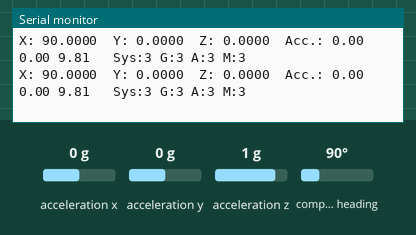
Bench run of a sketch on a simulated Arduino Uno, built with avr-gcc and run on an emulated ATmega328P. Parts: the last lines printed to the serial monitor. Inputs (shaded band) come from the test bench; at power-on: acceleration x 0 g, acceleration y 0 g, acceleration z 1 g, compass heading 90°.

Above: at 3.2 s.
3.3 s: acceleration x set to -1.4 g
At 3.51 s:
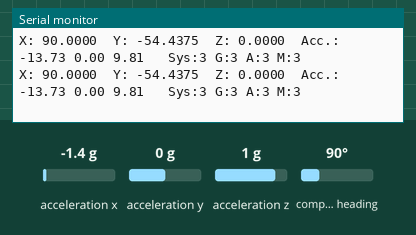
4.8 s: acceleration y set to -1.4 g
At 4.9 s:
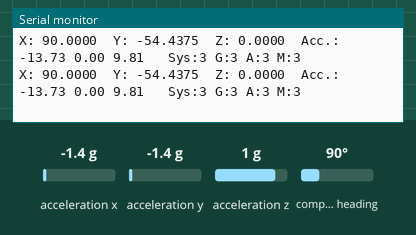
6.3 s: acceleration z set to -1.4 g
At 6.4 s:
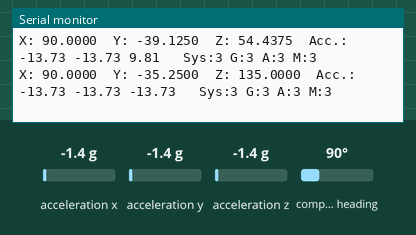
7.8 s: compass heading set to 180°
At 7.9 s:
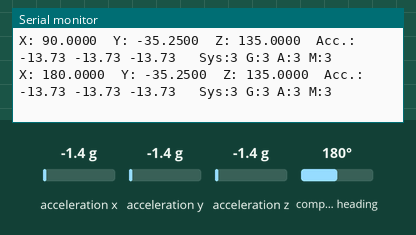
10.8 s: acceleration x set to -0.8 g
At 10.9 s:
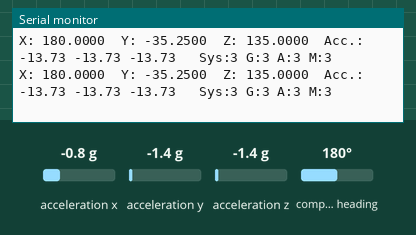
13.8 s: acceleration x set to 1.4 g
At 13.9 s:
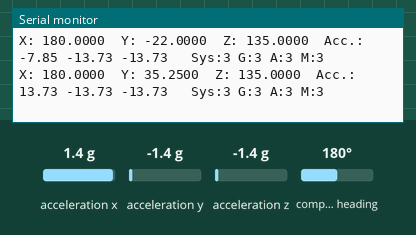
Timing chart, 0 to 16.8 s (numbered marks = the images above; inputs shaded):
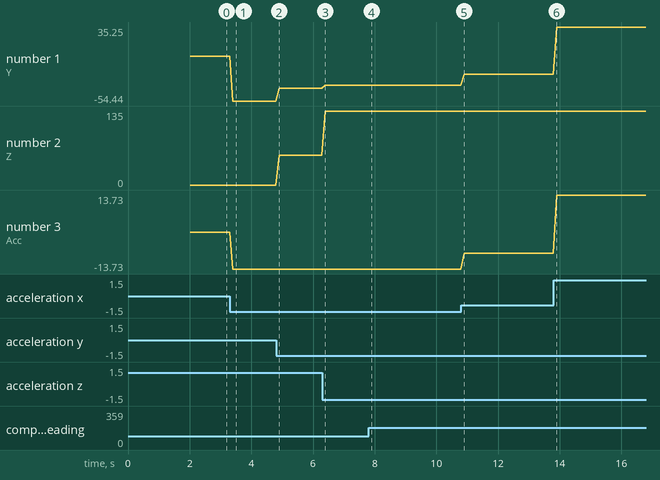

The sketch:

sensorapimodified.ino
```cpp
#include <Wire.h>
#include <Adafruit_Sensor.h>
#include <Adafruit_BNO055.h>
#include <utility/imumaths.h>

/* This driver uses the Adafruit unified sensor library (Adafruit_Sensor),
   which provides a common 'type' for sensor data and some helper functions.

   To use this driver you will also need to download the Adafruit_Sensor
   library and include it in your libraries folder.

   You should also assign a unique ID to this sensor for use with
   the Adafruit Sensor API so that you can identify this particular
   sensor in any data logs, etc.  To assign a unique ID, simply
   provide an appropriate value in the constructor below (12345
   is used by default in this example).

   Connections
   ===========
   Connect SCL to SCL pin (analog 5 on Arduino UNO)
   Connect SDA to SDA pin (analog 4 on Arduino UNO)
   Connect VDD to 3-5V DC (depending on your board's logic level)
   Connect GROUND to common ground

   History
   =======
   2015/MAR/03  - First release (KTOWN)
   2015/AUG/27  - Added calibration and system status helpers
*/

/* Set the delay between fresh samples */
#define BNO055_SAMPLERATE_DELAY_MS (100)

// Check I2C device address and correct line below (by default address is 0x29 or 0x28)
//                                   id, address
Adafruit_BNO055 bno = Adafruit_BNO055(55, 0x28, &Wire);

/**************************************************************************/
/*
    Displays some basic information on this sensor from the unified
    sensor API sensor_t type (see Adafruit_Sensor for more information)
*/
/**************************************************************************/
void displaySensorDetails(void)
{
  sensor_t sensor;
  bno.getSensor(&sensor);
  Serial.println("------------------------------------");
  Serial.print  ("Sensor:       "); Serial.println(sensor.name);
  Serial.print  ("Driver Ver:   "); Serial.println(sensor.version);
  Serial.print  ("Unique ID:    "); Serial.println(sensor.sensor_id);
  Serial.print  ("Max Value:    "); Serial.print(sensor.max_value); Serial.println(" xxx");
  Serial.print  ("Min Value:    "); Serial.print(sensor.min_value); Serial.println(" xxx");
  Serial.print  ("Resolution:   "); Serial.print(sensor.resolution); Serial.println(" xxx");
  Serial.println("------------------------------------");
  Serial.println("");
  delay(500);
}

/**************************************************************************/
/*
    Display some basic info about the sensor status
*/
/**************************************************************************/
void displaySensorStatus(void)
{
  /* Get the system status values (mostly for debugging purposes) */
  uint8_t system_status, self_test_results, system_error;
  system_status = self_test_results = system_error = 0;
  bno.getSystemStatus(&system_status, &self_test_results, &system_error);

  /* Display the results in the Serial Monitor */
  Serial.println("");
  Serial.print("System Status: 0x");
  Serial.println(system_status, HEX);
  Serial.print("Self Test:     0x");
  Serial.println(self_test_results, HEX);
  Serial.print("System Error:  0x");
  Serial.println(system_error, HEX);
  Serial.println("");
  delay(500);
}

/**************************************************************************/
/*
    Display sensor calibration status
*/
/**************************************************************************/
void displayCalStatus(void)
{
  /* Get the four calibration values (0..3) */
  /* Any sensor data reporting 0 should be ignored, */
  /* 3 means 'fully calibrated" */
  uint8_t system, gyro, accel, mag;
  system = gyro = accel = mag = 0;
  bno.getCalibration(&system, &gyro, &accel, &mag);

  /* The data should be ignored until the system calibration is > 0 */
  Serial.print("\t");
  if (!system)
  {
    Serial.print("! ");
  }

  /* Display the individual values */
  Serial.print("Sys:");
  Serial.print(system, DEC);
  Serial.print(" G:");
  Serial.print(gyro, DEC);
  Serial.print(" A:");
  Serial.print(accel, DEC);
  Serial.print(" M:");
  Serial.print(mag, DEC);
}

/**************************************************************************/
/*
    Arduino setup function (automatically called at startup)
*/
/**************************************************************************/
void setup(void)
{
  Serial.begin(115200);

  while (!Serial) delay(10);  // wait for serial port to open!

  Serial.println("Orientation Sensor Test"); Serial.println("");

  /* Initialise the sensor */
  if(!bno.begin())
  {
    /* There was a problem detecting the BNO055 ... check your connections */
    Serial.print("Ooops, no BNO055 detected ... Check your wiring or I2C ADDR!");
    while(1);
  }

  delay(1000);

  /* Display some basic information on this sensor */
  displaySensorDetails();

  /* Optional: Display current status */
  displaySensorStatus();

  bno.setExtCrystalUse(true);
}

/**************************************************************************/
/*
    Arduino loop function, called once 'setup' is complete (your own code
    should go here)
*/
/**************************************************************************/
void loop(void)
{
  /* Get a new sensor event */
  sensors_event_t event;
  bno.getEvent(&event);

  /* Display the floating point data */
  Serial.print("X: ");
  Serial.print(event.orientation.x, 4);
  Serial.print("\tY: ");
  Serial.print(event.orientation.y, 4);
  Serial.print("\tZ: ");
  Serial.print(event.orientation.z, 4);

  imu::Vector<3> li_ac = bno.getVector(Adafruit_BNO055::VECTOR_ACCELEROMETER);
  Serial.print(F("\tAcc.: "));
  Serial.print((float)li_ac.x());
  Serial.print(F(" "));

  Serial.print((float)li_ac.y());
  Serial.print(F(" "));

  Serial.print((float)li_ac.z());
  Serial.print(F(" "));

  /* Optional: Display calibration status */
  displayCalStatus();

  /* Optional: Display sensor status (debug only) */
  //displaySensorStatus();

  /* New line for the next sample */
  Serial.println("");

  /* Wait the specified delay before requesting nex data */
  delay(BNO055_SAMPLERATE_DELAY_MS);
}
```

Measured:
- after the input at 3.3 s, the serial monitor: prints a new line after 0.10 s (image 1)
- after the input at 6.3 s, the serial monitor: prints a new line after 0.10 s (image 3)
- after the input at 7.8 s, the serial monitor: prints a new line after 0.10 s (image 4)
- after the input at 13.8 s, the serial monitor: prints a new line after 0.10 s (image 6)
- plotted number 1: 0 → -54.44 after the input at 3.3 s, -54.44 → -39.12 after the input at 4.8 s, -39.12 → -35.25 after the input at 6.3 s, -35.25 → -22 after the input at 10.8 s, -22 → 35.25 after the input at 13.8 s
- plotted number 2: 0 → 54.44 after the input at 4.8 s, 54.44 → 135 after the input at 6.3 s
- plotted number 3: 0 → -13.73 after the input at 3.3 s, -13.73 → -7.85 after the input at 10.8 s, -7.85 → 13.73 after the input at 13.8 s
